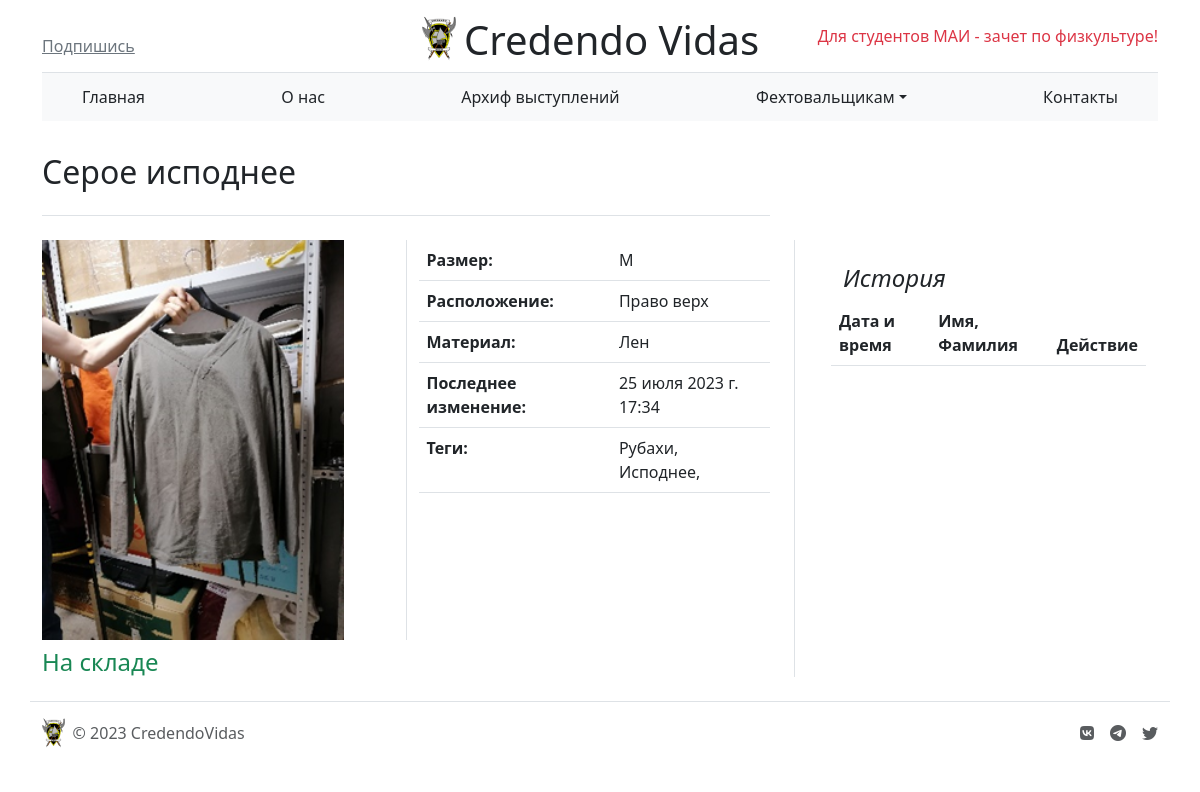
The page /store/item-id=3 on the database as committed earlier.
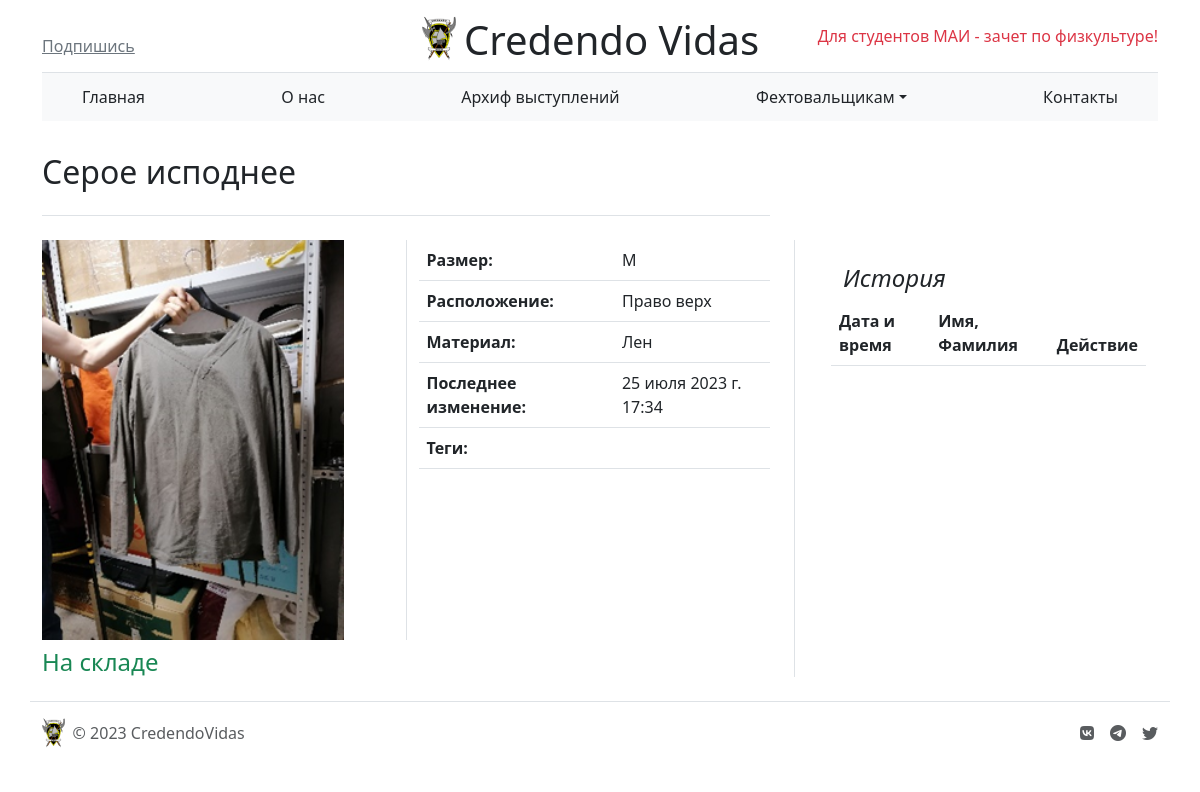
The same page on the database as committed later.
### store/models.py (models this page shows, shortened)
class Tag(models.Model):
    title = models.CharField('Название тега', max_length=15)
    class Meta:
        verbose_name = 'Тег'
        verbose_name_plural = 'Теги'

### store/views.py (the view)
# urls.py: path('item-id=<int:id>', views.item, name='item'),
def item(request, id):
    item = Item.objects.get(id=id)
    history = Operation.objects.filter(item=item)
    context = {'item': item,
               'history': history}
    return render(request, 'store/item.html', context)

### templates/store/item.html (shortened to what this page needs)
{% extends 'main/layout.html' %}
{% load static %}
{% block content %}
    <main class="container">
  <div class="row g-5">
    <div class="col-md-8">
      <h2 class="pb-4 my-4 border-bottom">
          {{ item.name }}
      </h2>
    </div>
  </div>
    <div class="row g-5">
        <div class="col-8">
            <div class="row mb-2 justify-content-center">
                <div class="col">
                    <img src="{{ item.photo.url }}" height="400px">
                </div>
                <div class="col border-start">
                    <table class="table">
                        <tbody>
                            <tr>
                                <th scope="row">Размер:</th>
                                <td>{{ item.size }}</td>
                            </tr>
                            <tr>
                                    <th scope="row">Расположение:</th>
                                    <td>{{ item.place }}</td>
                            </tr>
                            <tr>
                                    <th scope="row">Материал:</th>
                                    <td>{{ item.material }}</td>
                            </tr>
                            <tr>
                                    <th scope="row">Последнее изменение:</th>
                                    <td>{{ item.last_status_change }}</td>
                            </tr>
                            <tr>
                                    <th scope="row">Теги:</th>
                                    <td>{% for tag in item.tags.all %}
                                        {{ tag.title }},
                                        {% endfor %}
                                    </td>
                            </tr>
                        </tbody>
                    </table>
                </div>
            </div>
            <div class="row">
                <div class="col">
                    {% if item.quantity_total > 1 %}
                        {% if item.quantity_available > 0 %}
                            <h4 class="mb-0 text-success"> Доступно: {{ item.quantity }}</h4>
                        {% else %}
                            <h4 class="mb-0 text-danger"> Все в работе</h4>
                        {% endif %}
                    {% else %}
                        {% if item.status == item.STORED %}
                                <h4 class="mb-0 text-success"> На складе</h4>
                        {% else %}
                                <h4 class="mb-0 text-danger"> В работе</h4>
                        {% endif %}
                    {% endif %}
                </div>
            </div>
        </div>
        <div class="col-4 border-start">
          <div class="position-sticky" style="top: 2rem;">
            <div class="p-4">
              <h4 class="fst-italic">История</h4>
              <div class="row justify-content-between">
                  <table class="table">
                      <thead>
                        <tr>
                            <th scope="col">Дата и время</th>
                            <th scope="col">Имя, Фамилия</th>
                            <th scope="co">Действие</th>
                        </tr>
                      </thead>
                  </table>
              </div>
            </div>
          </div>
        </div>
    </div>
</main>
{% endblock %}

Rows that differ between the two databases and show on the page:
removed Tag: title "Рубахи"
removed Tag: title "Исподнее"
